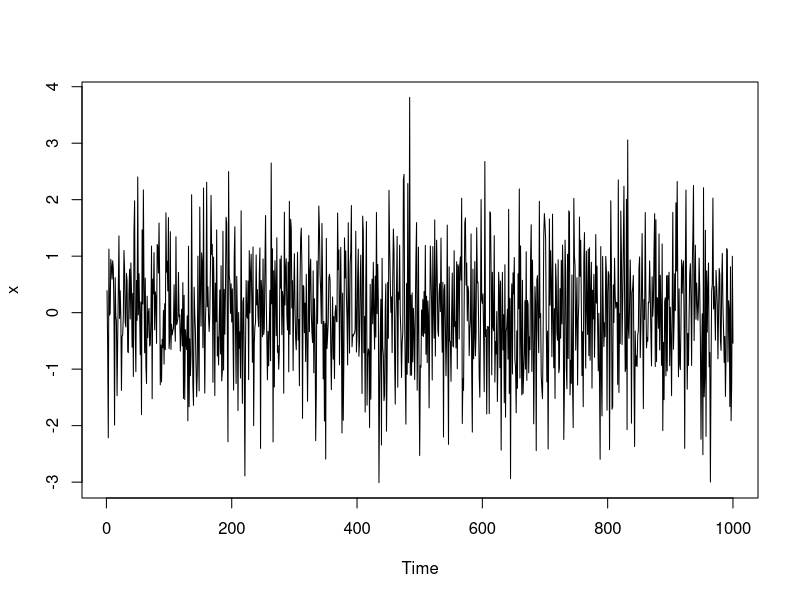
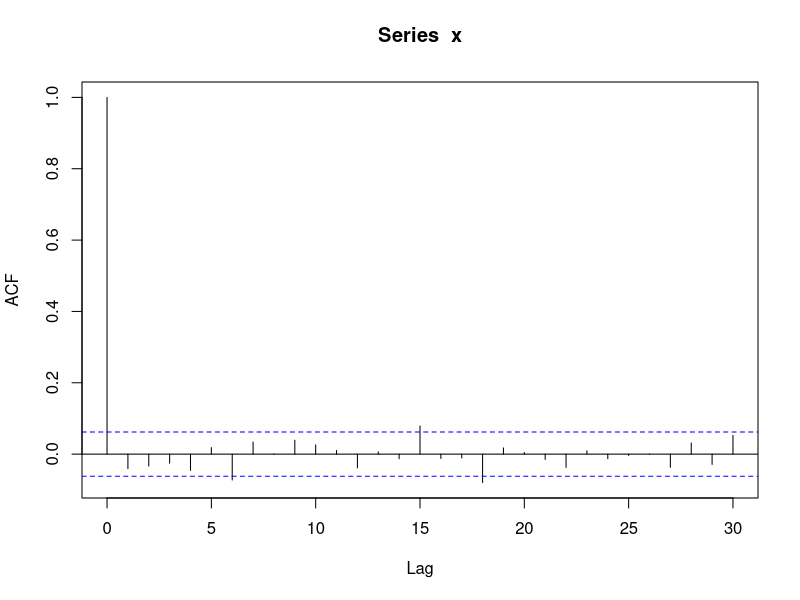
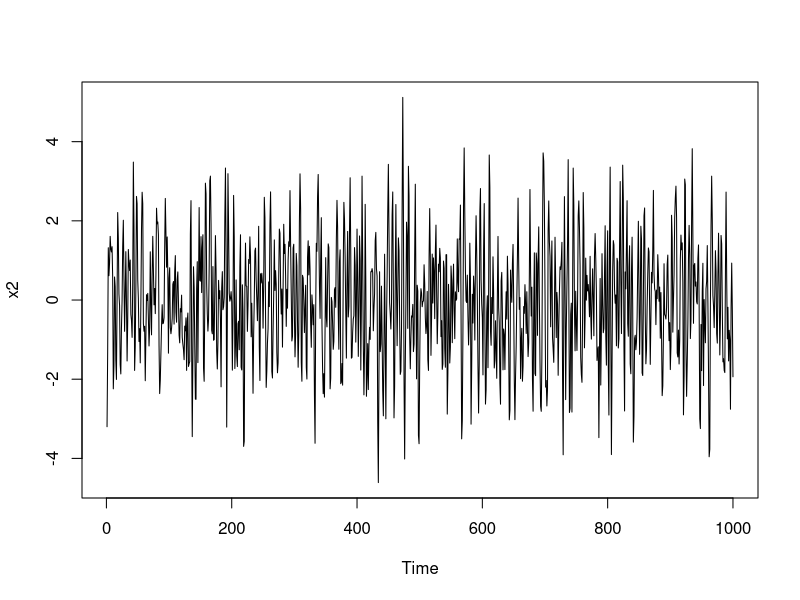
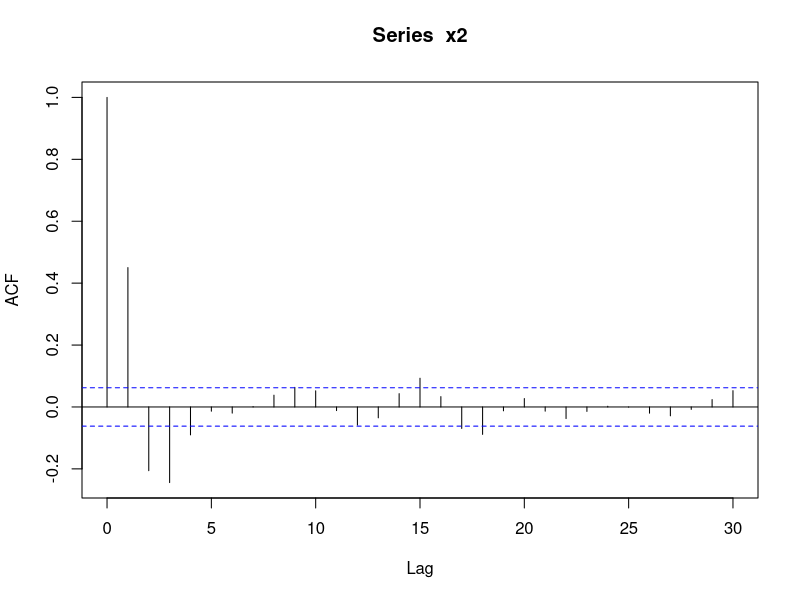

These figures' R source, in order:
# Critertion to see that a model is good fit are - 
# 1. AIC 2. BIC 3. Ljung-Box Test
# Autoregressive Moving Average of order p, q, or ARMA(p,q)
# p=1, q=1
set.seed(1)
x <- arima.sim(n=1000, model=list(ar=0.5, ma=-0.5)) # simulate ARMA(1,1)
plot(x)
acf(x)
# Fitting ARMA
arima(x, order=c(1, 0, 1))
0.6785 + c(-1.96, 1.96)*0.1673 # CI for AR parameter
-0.7311 + c(-1.96, 1.96)*0.1550 # CI for MA parameter
# CI contain both of our parameters

# p=2, q=2
set.seed(1)
x2 <- arima.sim(n=1000, model=list(ar=c(0.5, -0.25), ma=c(0.5, -0.3)))
plot(x2)
acf(x2)
arima(x2, order=c(2, 0, 2))
# Fitting ARMA
0.653 + c(-1.96, 1.96)*0.0802
-0.229 + c(-1.96, 1.96)*0.0346
0.319 + c(-1.96, 1.96)*0.0792
-0.552 + c(-1.96, 1.96)*0.0771
# CI do not involves the values of the parameter of MA